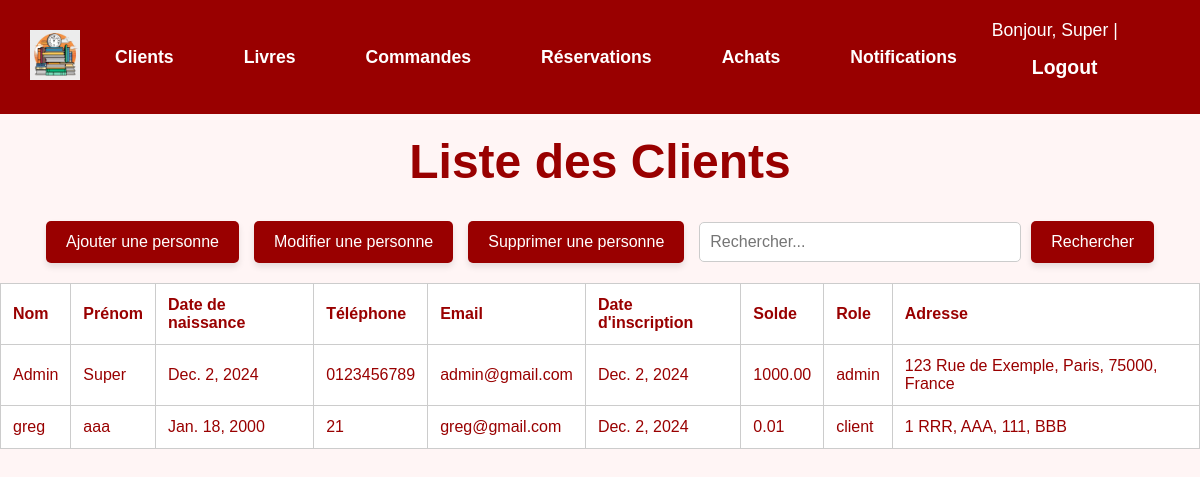
Before: /personnes/ (signed in) with the older database file.
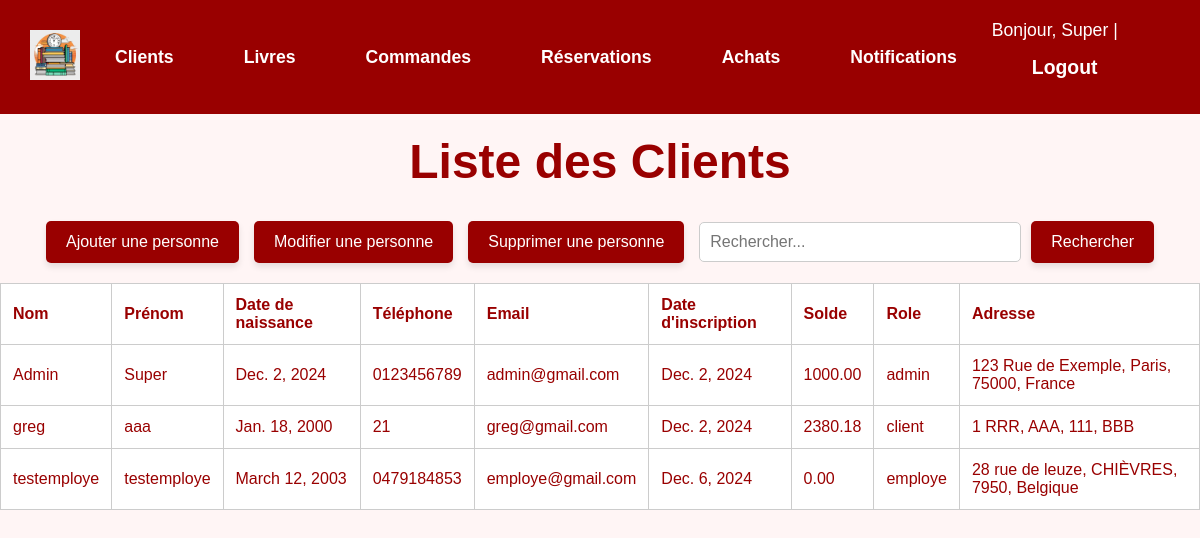
After: the same page with the newer database file.
### gui/models.py (models this page shows, shortened)
class Personne(AbstractBaseUser, PermissionsMixin):
    nom = models.CharField(max_length=100)
    prenom = models.CharField(max_length=100)
    date_naissance = models.DateField()
    telephone = models.CharField(max_length=15)
    email = models.EmailField(max_length=50, primary_key=True)  # Champ unique pour l'identification
    date_creation = models.DateField(auto_now_add=True)
    solde = models.DecimalField(max_digits=10, decimal_places=2)
    adresse = models.ForeignKey('Adresse', on_delete=models.CASCADE)
    role = models.ForeignKey('Role', on_delete=models.CASCADE)
    is_active = models.BooleanField(default=True)
    is_staff = models.BooleanField(default=False)
    is_superuser = models.BooleanField(default=False)
    objects = PersonneManager()
    USERNAME_FIELD = 'email'  # Utiliser l'email comme identifiant unique
    REQUIRED_FIELDS = ['nom', 'prenom']
    class Meta:
        db_table = 'Personne'
    from decimal import Decimal  # Import pour des calculs précis

class Role(models.Model):
    type = models.CharField(max_length=50)
    class Meta:
        db_table = 'Role'
    def __str__(self):
        return self.type

class Adresse(models.Model):
    rue = models.CharField(max_length=255)
    n_rue = models.IntegerField()
    ville = models.ForeignKey(Ville, on_delete=models.CASCADE)
    """class Meta:
        db_table = 'Adresse'"""

class Ville(models.Model):
    nom_ville = models.CharField(max_length=100, primary_key=True)
    code_postal = models.CharField(max_length=10)
    pays = models.CharField(max_length=50)
    class Meta:
        db_table = 'Ville'

### gui/views.py (the view)
# urls.py: path('personnes/', PersonneList.as_view(), name='personnes_list'),
class PersonneList(StaffRequiredMixin,ListView):
    model = Personne
    template_name = 'gui/lister_personnes.html'
    def get_queryset(self):
        sort_by = self.request.GET.get('sort_by', 'nom')  # Par défaut : tri par 'nom'
        order = self.request.GET.get('order', 'asc')  # Par défaut : ordre ascendant
        sort_prefix = '' if order == 'asc' else '-'
        sorting_options = {
            'nom': 'nom',
            'prenom': 'prenom',
            'date_naissance': 'date_naissance',
            'email': 'email',
            'date_creation': 'date_creation',
            'solde': 'solde',
            'role': 'role',
            'adresse__ville__nom_ville': 'adresse__ville__nom_ville',
        }
        queryset = super().get_queryset()
        if sort_by in sorting_options:
            queryset = queryset.order_by(f"{sort_prefix}{sorting_options[sort_by]}")
        return queryset

### gui/views.py (called while the page is built)
    def test_func(self):
        return self.request.user.is_staff

### templates/gui/lister_personnes.html (shortened to what this page needs)
{% load static %}
<!DOCTYPE html>
<html lang="fr">
<head>
</head>
<body>
    {% include 'gui/navbar.html' %}
    <h1 style="color: #990000; text-align: center; font-size: 3em; margin-top: 20px;">Liste des Clients</h1>
    <div class="action-bar">
        <a href="/personnes/create/" class="button">Ajouter une personne</a>
        <a href="{% url 'personnes_select' %}" class="button">Modifier une personne</a>
        <a href="{% url 'personnes_delete' %}" class="button">Supprimer une personne</a>
        <form method="GET" action="{% url 'personnes_research' %}" style="display: inline-flex; align-items: center; gap: 10px;">
            <input type="text" id="search" name="search" placeholder="Rechercher..." value="{{ request.GET.search }}">
            <button type="submit" class="button">Rechercher</button>
        </form>
    </div>
    <table>
        <thead>
            <tr>
                <th><a href="?sort_by=nom&order={% if request.GET.sort_by == 'nom' and request.GET.order == 'asc' %}desc{% else %}asc{% endif %}">Nom</a></th>
                <th><a href="?sort_by=prenom&order={% if request.GET.sort_by == 'prenom' and request.GET.order == 'asc' %}desc{% else %}asc{% endif %}">Prénom</a></th>
                <th><a href="?sort_by=date_naissance&order={% if request.GET.sort_by == 'date_naissance' and request.GET.order == 'asc' %}desc{% else %}asc{% endif %}">Date de naissance</a></th>
                <th><a href="?sort_by=telephone&order={% if request.GET.sort_by == 'telephone' and request.GET.order == 'asc' %}desc{% else %}asc{% endif %}">Téléphone</a></th>
                <th><a href="?sort_by=email&order={% if request.GET.sort_by == 'email' and request.GET.order == 'asc' %}desc{% else %}asc{% endif %}">Email</a></th>
                <th><a href="?sort_by=date_creation&order={% if request.GET.sort_by == 'date_creation' and request.GET.order == 'asc' %}desc{% else %}asc{% endif %}">Date d'inscription</a></th>
                <th><a href="?sort_by=solde&order={% if request.GET.sort_by == 'solde' and request.GET.order == 'asc' %}desc{% else %}asc{% endif %}">Solde</a></th>
                <th><a href="?sort_by=role&order={% if request.GET.sort_by == 'role' and request.GET.order == 'asc' %}desc{% else %}asc{% endif %}">Role</a></th>
                <th><a href="?sort_by=adresse__ville__om_ville&order={% if request.GET.sort_by == 'adresse__ville__om_ville' and request.GET.order == 'asc' %}desc{% else %}asc{% endif %}">Adresse</a></th>
            </tr>
        </thead>
        <tbody>
            {% for personne in object_list %}
                <tr>
                    <td>{{ personne.nom }}</td>
                    <td>{{ personne.prenom }}</td>
                    <td>{{ personne.date_naissance }}</td>
                    <td>{{ personne.telephone }}</td>
                    <td>{{ personne.email }}</td>
                    <td>{{ personne.date_creation }}</td>
                    <td>{{ personne.solde }}</td>
                    <td>{{ personne.role }}</td>
                    <td>
                        {{ personne.adresse.n_rue }} {{ personne.adresse.rue }},
                        {{ personne.adresse.ville.nom_ville }},
                        {{ personne.adresse.ville.code_postal }},
                        {{ personne.adresse.ville.pays }}
                    </td>
                </tr>
            {% empty %}
            <tr class="empty-message">
                <td colspan="9">Aucune personne trouvée.</td>
            </tr>
            {% endfor %}
        </tbody>
    </table>
</body>
</html>

### templates/gui/navbar.html (shortened to what this page needs)
{% load static %}
<header>
    <a href="{% url 'homepage' %}">
        <img src="{% static 'images/logo_mdd.webp' %}" alt="Logo" class="logo">
    </a>
    <nav class="navbar">
        <a href="{% url 'personnes_list' %}" class="nav-button">Clients</a>
        <a href="{% url 'livres_list' %}" class="nav-button">Livres</a>
        <a href="{% url 'commandes_list' %}" class="nav-button">Commandes</a>
        <a href="{% url 'reservations_list' %}" class="nav-button">Réservations</a>
        <a href="{% url 'achats_list' %}" class="nav-button">Achats</a>
        <a href="{% url 'notifications_list' %}" class="nav-button">Notifications</a>
    </nav>
    <div class="user-info">
        {% if user.is_authenticated %}
            Bonjour, {{ user.prenom }} | <a href="{% url 'logout' %}" class="nav-button">Logout</a>
        {% else %}
            <a href="{% url 'login' %}" class="nav-button">Login</a>
        {% endif %}
    </div>
</header>

### templates/gui/lister_personnes.html (style rules this page uses)
body { font-family: Arial, sans-serif; background-color: #fff5f5; color: #990000; margin: 0; }
.navbar { display: flex; justify-content: center; background-color: #cc0000; padding: 10px 0; }
.action-bar { display: flex; justify-content: center; align-items: center; gap: 15px; margin: 20px 0; }
.action-bar a, .action-bar button { background-color: #990000; color: white; padding: 12px 20px; font-size: 1em; text-decoration: none; border: none; border-radius: 5px; cursor: pointer; box-shadow: 0 4px 6px rgba(0, 0, 0, 0.1); transition: background-color 0.3s; }
input[type="text"] { padding: 10px; font-size: 1em; border: 1px solid #ccc; border-radius: 5px; width: 300px; }
table { width: 100%; border-collapse: collapse; margin-top: 20px; border: 1px solid #ccc; }
th, td { padding: 12px; text-align: left; border: 1px solid #ccc; }
th a { color: #990000; text-decoration: none; }
th { background-color: #ffffff; color: #990000; }
td { background-color: #fff; }
tr:nth-child(even) { background-color: #f9f9f9; }

### templates/gui/navbar.html (style rules this page uses)
header { display: flex; flex-direction: row; justify-content: space-between; align-items: center; padding: 20px 30px; background-color: #990000; color: white; }
.logo { height: 50px; }
.user-info { font-size: 1.1em; }
.user-info a { color: white; text-decoration: none; margin-left: 15px; font-weight: bold; }
.navbar { display: flex; justify-content: center; width: 100%; margin: 0; background-color: #990000; }
.nav-button { background-color: #990000; color: white; padding: 15px 25px; text-decoration: none; text-align: center; font-size: 1.1em; margin: 0 10px; border: none; display: inline-block; font-weight: bold; transition: background-color 0.3s, transform 0.2s ease-in-out; }

Changed rows visible on the page:
changed Personne "greg": solde "0.01" → "2380.18"
added Personne: nom "testemploye", prenom "testemploye", date_naissance "March 12, 2003", telephone "0479184853", email "employe@gmail.com", date_creation "Dec. 6, 2024", solde "0.00", role "employe", adresse.n_rue "28", adresse.rue "rue de leuze", adresse.ville.nom_ville "CHIÈVRES", adresse.ville.code_postal "7950", adresse.ville.pays "Belgique"
